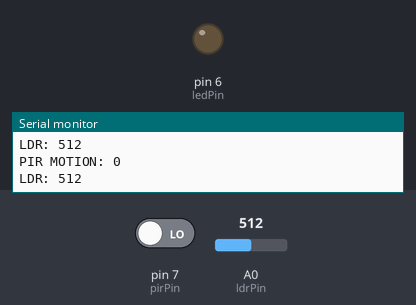
The sketch below on a simulated Arduino Uno, built with avr-gcc and run on an emulated ATmega328P. On the bench: output pins drawn as LEDs (lit = HIGH), the last lines printed to the serial monitor. Inputs (shaded band) come from the test bench; at power-on: A0 (ldrPin) = 512, pin 7 (pirPin) LOW.

Above: at 1.2 s.
1.3 s: A0 (ldrPin) set to 0
At 1.9 s:
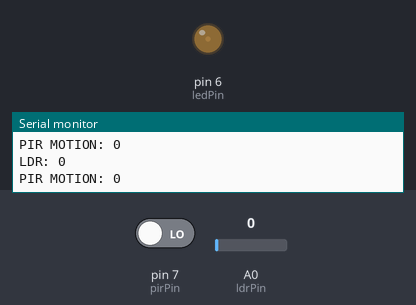
2.8 s: pin 7 (pirPin) driven HIGH
At 3.3 s:
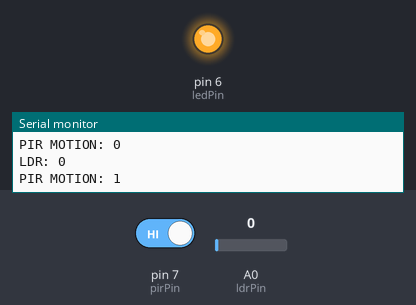
4.3 s: A0 (ldrPin) set to 184
7.0 s: A0 (ldrPin) set to 212
At 9.1 s:
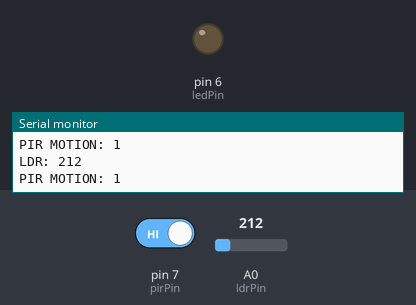
10.0 s: A0 (ldrPin) set to 190
At 11.2 s:
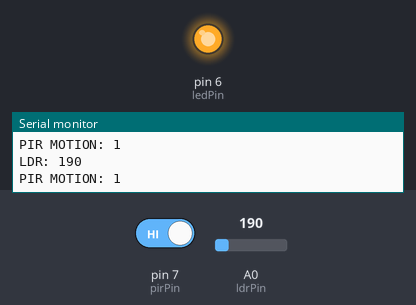
11.5 s: pin 7 (pirPin) driven LOW
At 13.7 s:
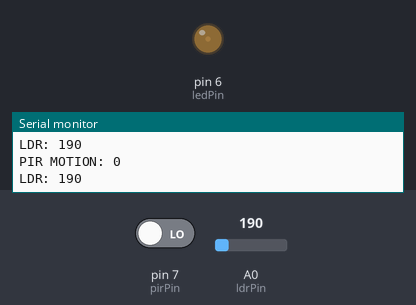
Timing chart, 0 to 15.2 s (numbered marks = the images above; inputs shaded):
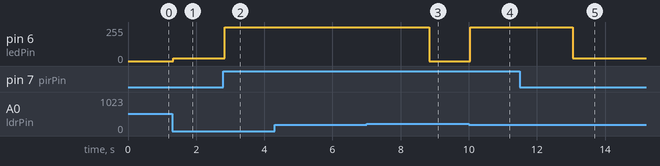

Measured:
- the behaviour switches between 199 and 200 on A0 (ldrPin) (found by bisection; images 2 and 3)
- after the input at 1.3 s, pin 6 (ledPin): 0/255 → 20/255 at once
- after the input at 2.8 s, pin 6 (ledPin): 20/255 → 255/255 at once
- after the input at 7.0 s, pin 6 (ledPin): 255/255 → 0/255 after 1.8 s
- after the input at 10.0 s, pin 6 (ledPin): 0/255 → 255/255 after 0.05 s
- after the input at 11.5 s, pin 6 (ledPin): 255/255 → 20/255 after 1.5 s

The sketch:

EIUclass8_2Code.ino
```cpp
// Smart street light system (LDR + PIR sensor LED control)
// works like smart street lights (the light is dim at night periods but comes up more brightened when a person approaches it)

//ldr sensor
#define ldrPin A0
int ldrVal;
//pir motion sensor
#define pirPin 7
int motion;

//led
#define ledPin 6

void setup() {
  // put your setup code here, to run once:
  pinMode(ldrPin, INPUT);
  pinMode(ledPin, OUTPUT);
  pinMode(pirPin, INPUT);
  Serial.begin(9600);

}

void loop() {
  // put your main code here, to run repeatedly:
  ldrVal = analogRead(ldrPin); //reading the ldr value
  motion = digitalRead(pirPin); //reading the pir sensor value
  Serial.print("LDR: ");
  Serial.println(ldrVal);
  Serial.print("PIR MOTION: ");
  Serial.println(motion);
 //control logic
  if (ldrVal < 200) {
    if (motion == 1) {
      //full light
      digitalWrite(ledPin,HIGH);
      delay(3000);
    }
    else {
      //dim light
      analogWrite(ledPin, 20);
      }
  }
  else {
    //light off
    digitalWrite(ledPin, LOW);
  }
}
```
